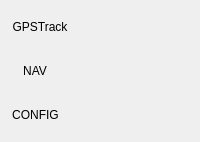
                       <widget class="ButtonFrameWidget" name="frame">
                        <property name="minimumSize">
                         <size>
                          <width>0</width>
                          <height>0</height>
                         </size>
                        </property>
                        <property name="maximumSize">
                         <size>
                          <width>16777215</width>
                          <height>16777215</height>
                         </size>
                        </property>
                        <property name="baseSize">
                         <size>
                          <width>0</width>
                          <height>0</height>
                         </size>
                        </property>
                        <property name="frameShape">
                         <enum>QFrame::NoFrame</enum>
                        </property>
                        <property name="frameShadow">
                         <enum>QFrame::Plain</enum>
                        </property>
                        <layout class="QVBoxLayout" name="verticalLayout_15">
                         <property name="spacing">
                          <number>0</number>
                         </property>
                         <property name="margin">
                          <number>5</number>
                         </property>
                         <item>
                          <widget class="QToolButton" name="buttonLeftTrack">
                           <property name="minimumSize">
                            <size>
                             <width>60</width>
                             <height>44</height>
                            </size>
                           </property>
                           <property name="maximumSize">
                            <size>
                             <width>16777215</width>
                             <height>16777215</height>
                            </size>
                           </property>
                           <property name="text">
                            <string>GPSTrack</string>
                           </property>
                           <property name="icon">
                            <iconset resource="luckygps.qrc">
                             <normaloff>:/icons/trackugps.png</normaloff>:/icons/trackugps.png</iconset>
                           </property>
                           <property name="iconSize">
                            <size>
                             <width>36</width>
                             <height>30</height>
                            </size>
                           </property>
                           <property name="checkable">
                            <bool>true</bool>
                           </property>
                           <property name="autoRaise">
                            <bool>true</bool>
                           </property>
                          </widget>
                         </item>
                         <item>
                          <widget class="QToolButton" name="buttonLeftRoute">
                           <property name="minimumSize">
                            <size>
                             <width>60</width>
                             <height>44</height>
                            </size>
                           </property>
                           <property name="maximumSize">
                            <size>
                             <width>16777215</width>
                             <height>16777215</height>
                            </size>
                           </property>
                           <property name="toolTip">
                            <string>Navigation</string>
                           </property>
                           <property name="text">
                            <string>NAV</string>
                           </property>
                           <property name="icon">
                            <iconset resource="luckygps.qrc">
                             <normaloff>:/icons/navigation.png</normaloff>:/icons/navigation.png</iconset>
                           </property>
                           <property name="iconSize">
                            <size>
                             <width>36</width>
                             <height>30</height>
                            </size>
                           </property>
                           <property name="checkable">
                            <bool>true</bool>
                           </property>
                           <property name="autoRaise">
                            <bool>true</bool>
                           </property>
                          </widget>
                         </item>
                         <item>
                          <widget class="QToolButton" name="buttonLeftSettings">
                           <property name="minimumSize">
                            <size>
                             <width>60</width>
                             <height>44</height>
                            </size>
                           </property>
                           <property name="maximumSize">
                            <size>
                             <width>16777215</width>
                             <height>16777215</height>
                            </size>
                           </property>
                           <property name="toolTip">
                            <string>Settings</string>
                           </property>
                           <property name="statusTip">
                            <string/>
                           </property>
                           <property name="text">
                            <string>CONFIG</string>
                           </property>
                           <property name="icon">
                            <iconset resource="luckygps.qrc">
                             <normaloff>:/icons/settings.png</normaloff>:/icons/settings.png</iconset>
                           </property>
                           <property name="iconSize">
                            <size>
                             <width>33</width>
                             <height>30</height>
                            </size>
                           </property>
                           <property name="checkable">
                            <bool>true</bool>
                           </property>
                           <property name="autoRaise">
                            <bool>true</bool>
                           </property>
                          </widget>
                         </item>
                        </layout>
                       </widget>
